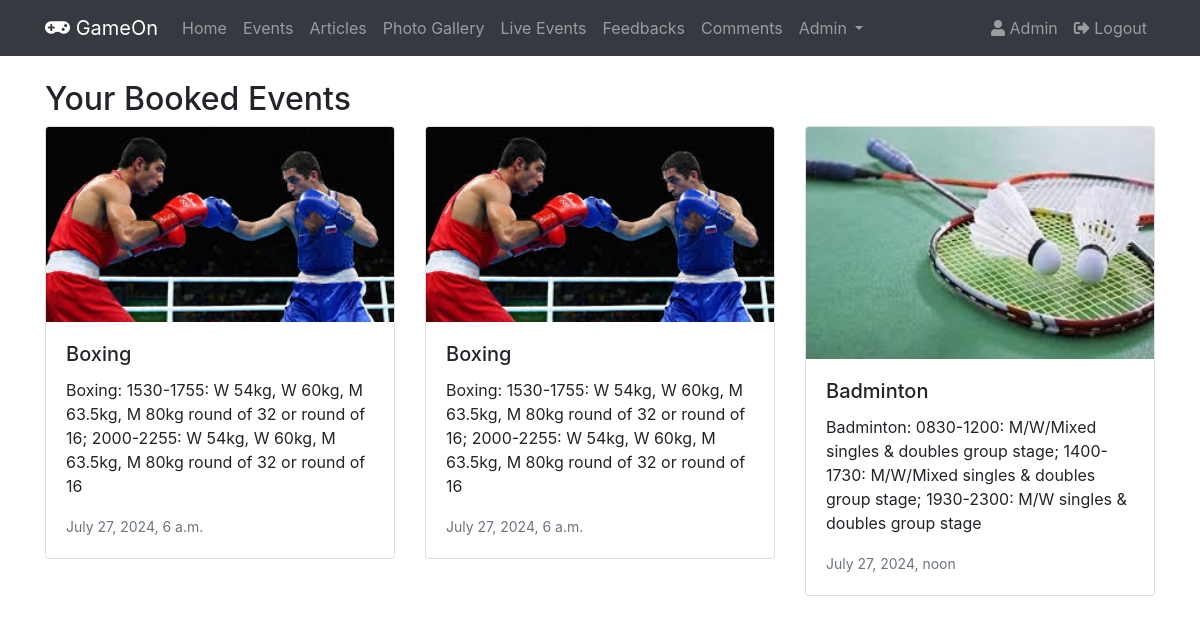
/events/ (signed in), run on the app's committed database.
### accounts/models.py (models this page shows)
class User(AbstractUser):
    country = models.CharField(max_length=100, null=True, blank=True)
    phone_number = models.CharField(max_length=20, null=True, blank=True)
    LOCAL = 'Local'
    INTERNATIONAL = 'International'
    REGISTRATION_CATEGORY_CHOICES = [
        (LOCAL, 'Local'),
        (INTERNATIONAL, 'International'),
    ]
    registration_category = models.CharField(
        max_length=20,
        choices=REGISTRATION_CATEGORY_CHOICES,
        default=LOCAL,  # Set default to 'Local'
        null=True,
        blank=True
    )
    profile_picture = models.ImageField(upload_to='profile_pictures', null=True, blank=True)
    admin = models.BooleanField(default=False)

### home/models.py (models this page shows)
class Booking(models.Model):
    user = models.ForeignKey(User, on_delete=models.CASCADE, related_name='bookings')
    event = models.ForeignKey(Event, on_delete=models.CASCADE, related_name='bookings')
    timestamp = models.DateTimeField(auto_now_add=True)

class Event(models.Model):
    name = models.CharField(max_length=100, null=True)
    date = models.DateTimeField(null=True)
    user = models.ForeignKey(User, on_delete=models.SET_NULL, null=True, related_name='events')
    image = models.ImageField(upload_to='event_images', null=True, blank=True)
    description = models.TextField()

### home/views.py (the view)
# urls.py: path('events/', views.events, name='events'),
@login_required
def events(request):
    events = Event.objects.all()
    booked_events = Booking.objects.filter(user=request.user)
    return render(request, 'home/events.html', {'events': events, 'booked_events': booked_events})

### home/templates/home/events.html
{% extends 'base.html' %}
{% load static %}
{% block content %}
<h2>Your Booked Events</h2>
<div class="row">
    {% for booking in booked_events %}
    <div class="col-md-4 mb-4">
        <div class="card">
            <img src="{% if booking.event.image %}{{ booking.event.image.url }}{% else %}{% static 'images/placeholder.png' %}{% endif %}" class="card-img-top" alt="{% if booking.event.image %}{{ booking.event.name }}{% else %}Placeholder{% endif %}">
            <div class="card-body">
                <h5 class="card-title">{{ booking.event.name }}</h5>
                <p class="card-text">{{ booking.event.description }}</p>
                <p class="card-text"><small class="text-muted">{{ booking.event.date }}</small></p>
            </div>
        </div>
    </div>
    {% empty %}
    <div class="col-md-12">
        <p>You haven't booked any events yet.</p>
    </div>
    {% endfor %}
</div>
{% endblock %}

### home/templates/base.html (shortened to what this page needs)
<!DOCTYPE html>
<html lang="en">
<head>
    {% load static %}
    <link rel="stylesheet" href="{% static 'css/style.css' %}">
    <link rel="stylesheet" href="https://cdn.jsdelivr.net/npm/bootstrap@4.6.2/dist/css/bootstrap.min.css">
    <link rel="stylesheet" href="https://cdnjs.cloudflare.com/ajax/libs/font-awesome/5.15.3/css/all.min.css">
</head>
<body>
    <nav class="navbar navbar-expand-lg navbar-dark bg-dark">
        <div class="container">
            <a class="navbar-brand" href="{% url 'home:index' %}">
                <i class="fas fa-gamepad"></i> GameOn
            </a>
            <div class="collapse navbar-collapse" id="navbarNav">
                <ul class="navbar-nav mr-auto">
                    <li class="nav-item">
                        <a class="nav-link" href="{% url 'home:index' %}">Home</a>
                    </li>
                    <li class="nav-item">
                        <a class="nav-link" href="{% url 'home:events' %}">Events</a>
                    </li>
                    <li class="nav-item">
                        <a class="nav-link" href="{% url 'home:index' %}">Articles</a>
                    </li>
                    <li class="nav-item">
                        <a class="nav-link" href="{% url 'home:photos' %}">Photo Gallery</a>
                    </li>
                    <li class="nav-item">
                        <a class="nav-link" href="{% url 'home:live_events' %}">Live Events</a>
                    </li>
                    <li class="nav-item">
                        <a class="nav-link" href="{% url 'home:feedbacks' %}">Feedbacks</a>
                    </li>
                    <li class="nav-item">
                        <a class="nav-link" href="{% url 'home:comments' %}">Comments</a>
                    </li>
                    {% if user.is_authenticated and user.admin %}
                        <li class="nav-item dropdown">
                            <a class="nav-link dropdown-toggle" href="#" id="navbarDropdown" role="button" data-toggle="dropdown" aria-haspopup="true" aria-expanded="false">
                                Admin
                            </a>
                        </li>
                    {% endif %}
                </ul>
                <ul class="navbar-nav ml-auto">
                    {% if user.is_authenticated %}
                        <li class="nav-item">
                            <a class="nav-link" href="{% url 'accounts:profile' %}"><i class="fas fa-user"></i> {{ user.username }}</a>
                        </li>
                        <li class="nav-item">
                            <a class="nav-link" href="{% url 'accounts:logout' %}"><i class="fas fa-sign-out-alt"></i> Logout</a>
                        </li>
                    {% endif %}
                </ul>
            </div>
        </div>
    </nav>
    <div class="container my-4">
        {% block content %}
        {% endblock %}
    </div>
</body>
</html>
{% load sweetify %}

### data on the page
User: username "Admin"
Booking: event.image (picture), event.name "Boxing", event.description "Boxing: 1530-1755: W 54kg, W 60kg, M 63.5kg, M 80kg round of 32 or round of 16; 2000-2255: W 54kg, W 60kg, M 63.5kg, M 80kg round of 32 or round of 16", event "July 27, 2024, 6 a.m."
Booking: event.image (picture), event.name "Boxing", event.description "Boxing: 1530-1755: W 54kg, W 60kg, M 63.5kg, M 80kg round of 32 or round of 16; 2000-2255: W 54kg, W 60kg, M 63.5kg, M 80kg round of 32 or round of 16", event "July 27, 2024, 6 a.m."
Booking: event.image (picture), event.name "Badminton", event.description "Badminton: 0830-1200: M/W/Mixed singles & doubles group stage; 1400-1730: M/W/Mixed singles & doubles group stage; 1930-2300: M/W singles & doubles group stage", event "July 27, 2024, noon"
